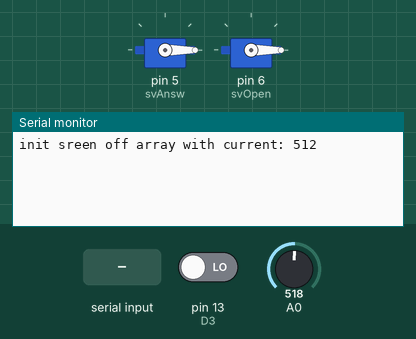
Bench run of a program on a simulated Arduino Nano, built with avr-gcc and run on an emulated ATmega328P. On the bench: 2 × servo, the last lines printed to the serial monitor. The test bench sets the inputs (shaded band); at power-on: A0 = 518, pin 13 (D3) LOW.

Above: at 1.2 s.
1.3 s: A0 set to 518
2.8 s: pin 13 (D3) driven HIGH
At 3.2 s:
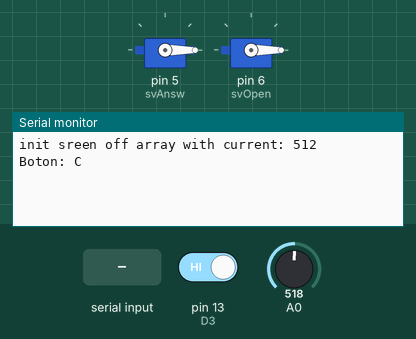
4.3 s: "a" received over Serial
At 12.1 s:
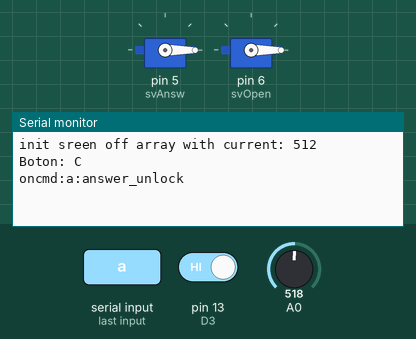

The program:

main.cpp
```cpp
#include <Arduino.h>
#include <Servo.h>

Servo svAnsw;  // create servo object to control a servo
Servo svOpen;  // create servo object to control a servo

const int D0 = 10, D1 = 11, D2 = 12, D3 = 13; // Variables correspondientes a las entradas del receptor
const int nmaxOpen = 65;
const int nmaxAnsw = 70;

void pushButton(Servo ser, int nmax){
    for (int pos = 0; pos <= nmax; pos += 1) { // goes from 0 degrees to 180 degrees
    // in steps of 1 degree
    ser.write(pos);              // tell servo to go to position in variable 'pos'
    delay(15);                       // waits 15ms for the servo to reach the position
  }
  delay(200);
  for (int pos2 = nmax; pos2 >= 0; pos2 -= 1) { // goes from 180 degrees to 0 degrees
    ser.write(pos2);              // tell servo to go to position in variable 'pos'
    delay(15);                       // waits 15ms for the servo to reach the position
  }
}

int arr_screenoff[10];
int nignore = 0;
bool bdebug = true;

bool judge_lights(){
  nignore++;
  if(nignore<300){
    delay(10);
    return false;
  }
  nignore=0;
  int len_off = sizeof(arr_screenoff)/sizeof(int);
  int sum = 0;
  for(int i=0; i<len_off; i++){
    sum += arr_screenoff[i];
  }
  int avg = sum/len_off;
  int currVal = analogRead(A0);
  if(currVal-avg<6){
    for(int i=0; i<len_off-1; i++){
      arr_screenoff[i] = arr_screenoff[i+1];
    }
    arr_screenoff[len_off-1] = currVal;
    Serial.print("add:value:");
    Serial.println(currVal);
  } else if(currVal-avg>10) {
    return true; // only screen off value put to array.
  }
  return false;
}

void setup() {
  svAnsw.attach(5);
  svOpen.attach(6);
  pinMode(D0, INPUT); // Entrada digital correspondiente al boton B
  pinMode(D1, INPUT); // Entrada digital correspondiente al boton D
  pinMode(D2, INPUT); // Entrada digital correspondiente al boton A
  pinMode(D3, INPUT); // Entrada digital correspondiente al boton C
  Serial.begin(9600); // Velocidad de comunicacion de 9600 bps
  //init screen off value with current value.
  int len_off = sizeof(arr_screenoff)/sizeof(int);
  int startValue = analogRead(A0);
  Serial.print("init sreen off array with current: ");
  Serial.println(startValue);
  for(int i = 0; i <len_off; i++){
    arr_screenoff[i] = startValue;;
  }
}

void loop() {
    svOpen.write(0);
    svAnsw.write(0);
  if (digitalRead(D3) == HIGH){ // Button 1
    Serial.println("Boton: C");
    pushButton(svAnsw, nmaxAnsw); //answer screen
    delay(500);
    pushButton(svOpen, nmaxOpen); // unlock
    delay(500);
    pushButton(svAnsw, nmaxAnsw); // close screen
  }

  if(judge_lights()==true){
    Serial.print("screen:on\n");
  }
  if (Serial.available() > 0) {
    char x = Serial.read();
    if(x=='a'){
      Serial.println("oncmd:a:answer_unlock");
      pushButton(svAnsw, nmaxAnsw); //answer screen
      delay(500);
      pushButton(svOpen, nmaxOpen); // unlock
      delay(500);
      pushButton(svAnsw, nmaxAnsw); // close screen
    } else {
      Serial.print("unkown cmd byte:");
      Serial.println(x);
    }
  }
}
```

Measured:
- after the input at 2.8 s, the serial monitor: prints a new line at once (image 1)
- after the input at 4.3 s, the serial monitor: prints a new line after 6.4 s (image 2)
